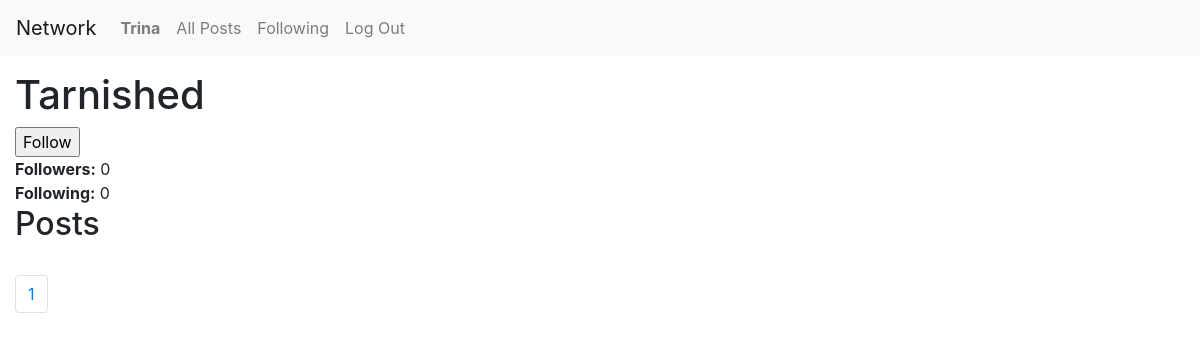
/users/Tarnished/page1 (signed in), run on an earlier commit of the app's database.
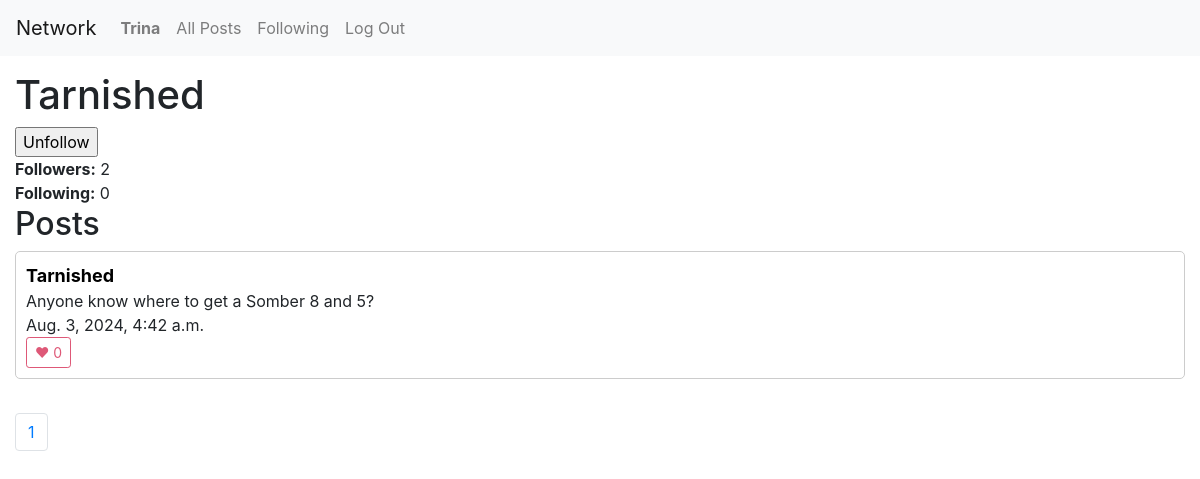
And on a later commit of the database.
### network/models.py (models this page shows, shortened)
class Post(models.Model):
    user = models.ForeignKey("User", on_delete=models.CASCADE, related_name="posts")
    content = models.TextField(blank=True)
    timestamp = models.DateTimeField(auto_now_add=True)
    likes = models.IntegerField(default=0)
    likes_users = models.ManyToManyField("User", related_name="likes", null=True)

class User(AbstractUser):
    followers = models.ManyToManyField('self', related_name="following", null=True)
    following = models.ManyToManyField('self', related_name="followers",null=True)

### network/views.py (the view)
# urls.py: path("users/<str:username>/page<int:page_num>", views.user, name="user"),
def user(request, username, page_num):
    user_data = User.objects.filter(username=username)[0]
    posts = Post.objects.filter(user=user_data)
    posts = posts.order_by("-timestamp").all()
    if request.user.id == user_data.id:
        not_user = False
        is_following = None
    else:
        not_user = True
        is_following = request.user.followers.filter(id=user_data.id).exists()
    p = Paginator(posts, 10)
    page_obj = p.get_page(page_num)
    prev_page = None
    has_prev_page = False
    if page_obj.has_previous():
        prev_page = page_obj.previous_page_number()
        has_prev_page = True
    next_page = None
    has_next_page = False
    if page_obj.has_next():
        next_page = page_obj.next_page_number()
        has_next_page = True
    return render(request, 'network/user.html', {
        "user_data": user_data,
        "username": user_data.username,
        "followers": user_data.followers.count(),
        "following": user_data.following.count(),
        "posts": page_obj,
        "not_user": not_user,
        "is_following": is_following,
        "pages": p,
        "has_prev_page": has_prev_page,
        "prev_page": prev_page,
        "has_next_page": has_next_page,
        "next_page": next_page,
    })

### network/templates/network/user.html (shortened to what this page needs)
{% extends "network/layout.html" %}
{% load static %}
{% block body %}
    <h1>{{ username }}</h1>
    <div class="button-container">
        {% if not_user %}
            {% if is_following %}
                <form action="{% url 'unfollow' user_data.id %}" method="post">
                    <input type="submit" value="Unfollow" class="top-btn">
                </form>
            {% else %}
                <form action="{% url 'follow' user_data.id %}" method="post" class="top-btn">
                    <input class="top-btn" type="submit" value="Follow">
                </form>
            {% endif %}
        {% endif %}
    </div>
    <b>Followers:</b> {{ followers }} <br>
    <b>Following:</b> {{ following }}
    <h2>Posts</h2>
    {% for post in posts %}
        <div id="post-container">
            <a href="{% url 'user' post.user.username 1 %}" class="username-link">{{ post.user.username }}</a>
            <div id="content-{{ post.id }}">{{ post.content }}</div>
            {{ post.timestamp }} <br>
            <button id="like-{{ post.id }}" onclick="toggle_like({{ post.id }})" class="like-btn">♥ {{ post.likes_users.count }}</button>
        </div>
    {% endfor %}
    <br>
    <nav aria-label="Page navigation example">
        <ul class="pagination">
          {% for page in pages %}
            <li class="page-item"><a class="page-link"  href="{% url 'user' username page.number%}">{{ page.number }}</a></li>
          {% endfor %}
        </ul>
      </nav>
{% endblock %}

What changed in the data, as far as the page shows it:
added Post: user.username "Tarnished", content "Anyone know where to get a Somber 8 and 5?", timestamp "Aug. 3, 2024, 4:42 a.m.", likes_users.count "0"
Also different on the page:
form field value: (not shown) → "Unfollow"
{{ followers }}: "0" → "2"
form field value: "Follow" → (not shown)
